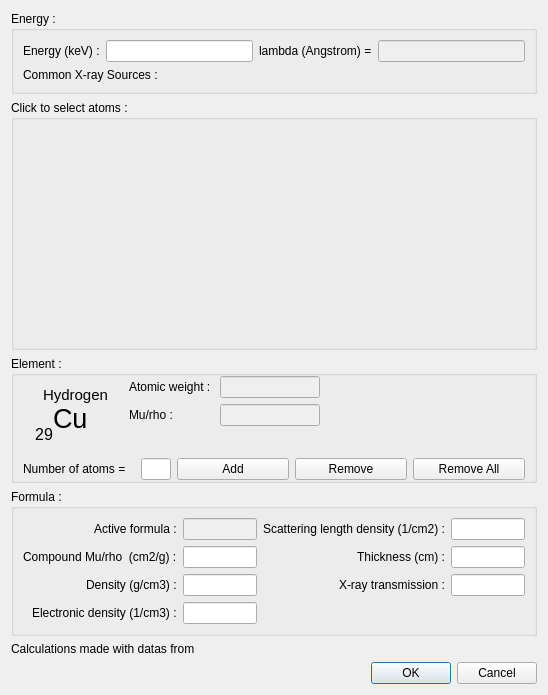
<?xml version="1.0" encoding="UTF-8"?>
<ui version="4.0">
 <class>absorption</class>
 <widget class="QDialog" name="absorption">
  <property name="geometry">
   <rect>
    <x>0</x>
    <y>0</y>
    <width>548</width>
    <height>663</height>
   </rect>
  </property>
  <property name="maximumSize">
   <size>
    <width>16777215</width>
    <height>663</height>
   </size>
  </property>
  <property name="windowTitle">
   <string>X-Rays absorption tool</string>
  </property>
  <layout class="QVBoxLayout" name="verticalLayout">
   <item>
    <widget class="QGroupBox" name="groupBoxEnergy">
     <property name="maximumSize">
      <size>
       <width>16777215</width>
       <height>150</height>
      </size>
     </property>
     <property name="title">
      <string>Energy :</string>
     </property>
     <property name="flat">
      <bool>true</bool>
     </property>
     <layout class="QVBoxLayout" name="verticalLayout_2">
      <item>
       <layout class="QGridLayout" name="gridLayout">
        <item row="0" column="1">
         <widget class="QLineEdit" name="lineEnergy"/>
        </item>
        <item row="0" column="2">
         <widget class="QLabel" name="label_2">
          <property name="text">
           <string>lambda (Angstrom) =</string>
          </property>
         </widget>
        </item>
        <item row="0" column="0">
         <widget class="QLabel" name="label">
          <property name="text">
           <string>Energy (keV) :</string>
          </property>
         </widget>
        </item>
        <item row="0" column="3">
         <widget class="QLineEdit" name="lineLambda">
          <property name="enabled">
           <bool>false</bool>
          </property>
         </widget>
        </item>
       </layout>
      </item>
      <item>
       <layout class="QGridLayout" name="gridXraySources">
        <item row="0" column="0">
         <widget class="QLabel" name="label_3">
          <property name="text">
           <string>Common X-ray Sources :</string>
          </property>
         </widget>
        </item>
       </layout>
      </item>
     </layout>
    </widget>
   </item>
   <item>
    <widget class="QGroupBox" name="groupBoxTable">
     <property name="minimumSize">
      <size>
       <width>0</width>
       <height>250</height>
      </size>
     </property>
     <property name="maximumSize">
      <size>
       <width>600</width>
       <height>16777215</height>
      </size>
     </property>
     <property name="autoFillBackground">
      <bool>true</bool>
     </property>
     <property name="title">
      <string>Click to select atoms :</string>
     </property>
     <property name="flat">
      <bool>true</bool>
     </property>
     <layout class="QGridLayout" name="gridLayout_4">
      <property name="margin">
       <number>0</number>
      </property>
      <property name="spacing">
       <number>0</number>
      </property>
      <item row="0" column="0">
       <layout class="QGridLayout" name="gridMendeleiev">
        <property name="spacing">
         <number>1</number>
        </property>
       </layout>
      </item>
     </layout>
    </widget>
   </item>
   <item>
    <widget class="QGroupBox" name="groupBox_3">
     <property name="title">
      <string>Element :</string>
     </property>
     <property name="flat">
      <bool>true</bool>
     </property>
     <layout class="QGridLayout" name="gridLayout_3">
      <property name="topMargin">
       <number>0</number>
      </property>
      <property name="bottomMargin">
       <number>0</number>
      </property>
      <item row="2" column="0" colspan="2">
       <layout class="QGridLayout" name="gridLayout_2">
        <item row="0" column="1">
         <widget class="QLineEdit" name="lineNumberOfAtoms">
          <property name="maximumSize">
           <size>
            <width>30</width>
            <height>16777215</height>
           </size>
          </property>
         </widget>
        </item>
        <item row="0" column="2">
         <widget class="QPushButton" name="btnAdd">
          <property name="text">
           <string>Add</string>
          </property>
         </widget>
        </item>
        <item row="0" column="0">
         <widget class="QLabel" name="label_9">
          <property name="text">
           <string>Number of atoms =</string>
          </property>
         </widget>
        </item>
        <item row="0" column="3">
         <widget class="QPushButton" name="btnRemove">
          <property name="text">
           <string>Remove</string>
          </property>
         </widget>
        </item>
        <item row="0" column="4">
         <widget class="QPushButton" name="btnRemoveAll">
          <property name="text">
           <string>Remove All</string>
          </property>
         </widget>
        </item>
       </layout>
      </item>
      <item row="0" column="1" rowspan="2">
       <layout class="QFormLayout" name="formLayout_2">
        <property name="fieldGrowthPolicy">
         <enum>QFormLayout::AllNonFixedFieldsGrow</enum>
        </property>
        <item row="0" column="0">
         <widget class="QLabel" name="label_7">
          <property name="text">
           <string>Atomic weight : </string>
          </property>
         </widget>
        </item>
        <item row="0" column="1">
         <widget class="QLineEdit" name="lineElementAtomicWeight">
          <property name="enabled">
           <bool>false</bool>
          </property>
          <property name="maximumSize">
           <size>
            <width>100</width>
            <height>16777215</height>
           </size>
          </property>
         </widget>
        </item>
        <item row="1" column="0">
         <widget class="QLabel" name="label_8">
          <property name="text">
           <string>Mu/rho :</string>
          </property>
         </widget>
        </item>
        <item row="1" column="1">
         <widget class="QLineEdit" name="lineElementMuRho">
          <property name="enabled">
           <bool>false</bool>
          </property>
          <property name="minimumSize">
           <size>
            <width>0</width>
            <height>15</height>
           </size>
          </property>
          <property name="maximumSize">
           <size>
            <width>100</width>
            <height>16777215</height>
           </size>
          </property>
         </widget>
        </item>
       </layout>
      </item>
      <item row="1" column="0">
       <widget class="QWidget" name="widget" native="true">
        <property name="minimumSize">
         <size>
          <width>100</width>
          <height>70</height>
         </size>
        </property>
        <widget class="QLabel" name="ElementSymbol">
         <property name="geometry">
          <rect>
           <x>30</x>
           <y>20</y>
           <width>47</width>
           <height>33</height>
          </rect>
         </property>
         <property name="font">
          <font>
           <pointsize>20</pointsize>
          </font>
         </property>
         <property name="text">
          <string>Cu</string>
         </property>
         <property name="alignment">
          <set>Qt::AlignLeading|Qt::AlignLeft|Qt::AlignVCenter</set>
         </property>
        </widget>
        <widget class="QLabel" name="ElementAtomicNumber">
         <property name="geometry">
          <rect>
           <x>10</x>
           <y>40</y>
           <width>20</width>
           <height>24</height>
          </rect>
         </property>
         <property name="font">
          <font>
           <pointsize>12</pointsize>
          </font>
         </property>
         <property name="text">
          <string>29</string>
         </property>
         <property name="alignment">
          <set>Qt::AlignRight|Qt::AlignTrailing|Qt::AlignVCenter</set>
         </property>
        </widget>
        <widget class="QLabel" name="ElementName">
         <property name="geometry">
          <rect>
           <x>20</x>
           <y>0</y>
           <width>71</width>
           <height>25</height>
          </rect>
         </property>
         <property name="font">
          <font>
           <pointsize>11</pointsize>
          </font>
         </property>
         <property name="text">
          <string>Hydrogen</string>
         </property>
         <property name="alignment">
          <set>Qt::AlignLeading|Qt::AlignLeft|Qt::AlignVCenter</set>
         </property>
        </widget>
       </widget>
      </item>
     </layout>
    </widget>
   </item>
   <item>
    <widget class="QGroupBox" name="groupBox_4">
     <property name="title">
      <string>Formula :</string>
     </property>
     <property name="flat">
      <bool>true</bool>
     </property>
     <layout class="QHBoxLayout" name="horizontalLayout">
      <item>
       <layout class="QFormLayout" name="formLayout_3">
        <property name="labelAlignment">
         <set>Qt::AlignRight|Qt::AlignTrailing|Qt::AlignVCenter</set>
        </property>
        <item row="0" column="0">
         <widget class="QLabel" name="label_10">
          <property name="text">
           <string>Active formula :</string>
          </property>
         </widget>
        </item>
        <item row="1" column="0">
         <widget class="QLabel" name="label_11">
          <property name="text">
           <string>Compound Mu/rho  (cm2/g) :</string>
          </property>
         </widget>
        </item>
        <item row="2" column="0">
         <widget class="QLabel" name="label_12">
          <property name="text">
           <string>Density (g/cm3) :</string>
          </property>
         </widget>
        </item>
        <item row="3" column="0">
         <widget class="QLabel" name="label_13">
          <property name="text">
           <string>Electronic density (1/cm3) :</string>
          </property>
         </widget>
        </item>
        <item row="0" column="1">
         <widget class="QLineEdit" name="lineActiveFormula">
          <property name="enabled">
           <bool>false</bool>
          </property>
         </widget>
        </item>
        <item row="1" column="1">
         <widget class="QLineEdit" name="lineCompoundMuRho">
          <property name="enabled">
           <bool>true</bool>
          </property>
         </widget>
        </item>
        <item row="2" column="1">
         <widget class="QLineEdit" name="lineDensity"/>
        </item>
        <item row="3" column="1">
         <widget class="QLineEdit" name="lineElectronicDensity">
          <property name="enabled">
           <bool>true</bool>
          </property>
         </widget>
        </item>
       </layout>
      </item>
      <item>
       <layout class="QFormLayout" name="formLayout_4">
        <property name="fieldGrowthPolicy">
         <enum>QFormLayout::AllNonFixedFieldsGrow</enum>
        </property>
        <property name="labelAlignment">
         <set>Qt::AlignRight|Qt::AlignTrailing|Qt::AlignVCenter</set>
        </property>
        <item row="0" column="0">
         <widget class="QLabel" name="label_14">
          <property name="text">
           <string>Scattering length density (1/cm2) :</string>
          </property>
         </widget>
        </item>
        <item row="0" column="1">
         <widget class="QLineEdit" name="lineScatteringLengthDensity">
          <property name="enabled">
           <bool>true</bool>
          </property>
         </widget>
        </item>
        <item row="1" column="0">
         <widget class="QLabel" name="label_15">
          <property name="text">
           <string>Thickness (cm) :</string>
          </property>
         </widget>
        </item>
        <item row="1" column="1">
         <widget class="QLineEdit" name="lineThickness"/>
        </item>
        <item row="2" column="0">
         <widget class="QLabel" name="label_16">
          <property name="text">
           <string>X-ray transmission :</string>
          </property>
         </widget>
        </item>
        <item row="2" column="1">
         <widget class="QLineEdit" name="lineXRayTransmission">
          <property name="enabled">
           <bool>true</bool>
          </property>
         </widget>
        </item>
       </layout>
      </item>
     </layout>
    </widget>
   </item>
   <item>
    <widget class="QLabel" name="labelLib">
     <property name="text">
      <string>Calculations made with datas from </string>
     </property>
     <property name="textFormat">
      <enum>Qt::AutoText</enum>
     </property>
    </widget>
   </item>
   <item>
    <widget class="QDialogButtonBox" name="buttonBox">
     <property name="orientation">
      <enum>Qt::Horizontal</enum>
     </property>
     <property name="standardButtons">
      <set>QDialogButtonBox::Cancel|QDialogButtonBox::Ok</set>
     </property>
    </widget>
   </item>
  </layout>
 </widget>
 <resources/>
 <connections>
  <connection>
   <sender>buttonBox</sender>
   <signal>accepted()</signal>
   <receiver>absorption</receiver>
   <slot>accept()</slot>
   <hints>
    <hint type="sourcelabel">
     <x>248</x>
     <y>254</y>
    </hint>
    <hint type="destinationlabel">
     <x>157</x>
     <y>274</y>
    </hint>
   </hints>
  </connection>
  <connection>
   <sender>buttonBox</sender>
   <signal>rejected()</signal>
   <receiver>absorption</receiver>
   <slot>reject()</slot>
   <hints>
    <hint type="sourcelabel">
     <x>316</x>
     <y>260</y>
    </hint>
    <hint type="destinationlabel">
     <x>286</x>
     <y>274</y>
    </hint>
   </hints>
  </connection>
 </connections>
</ui>
